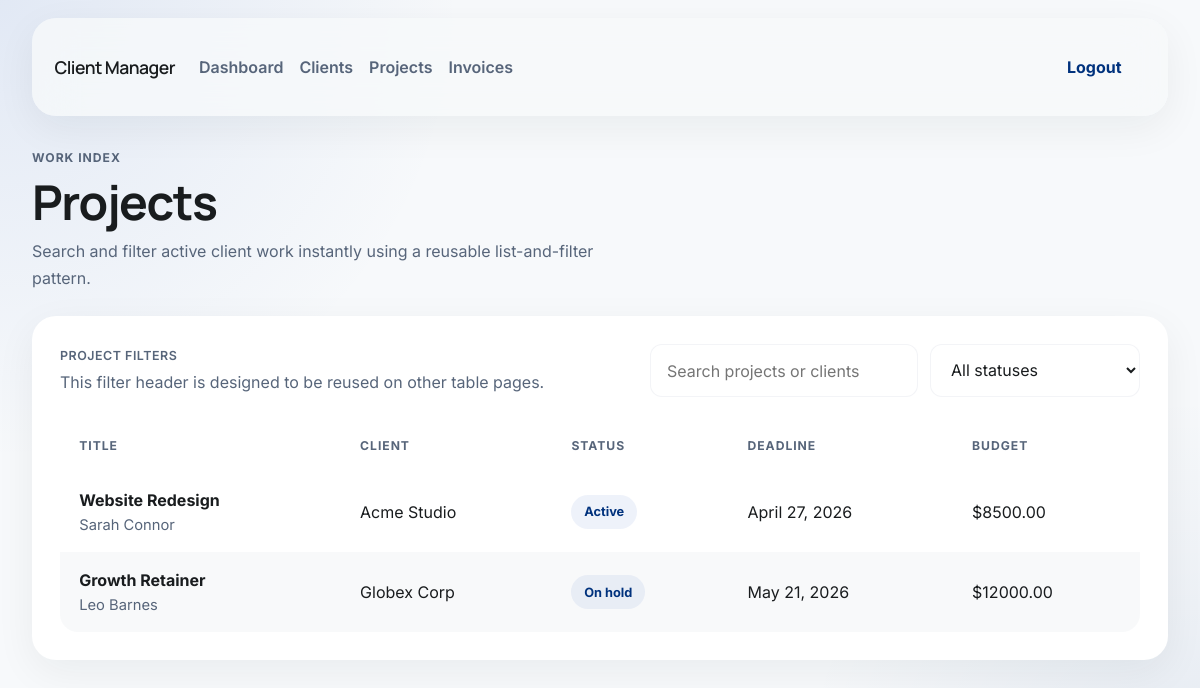
Page /projects/ (signed in) on the committed database.
### core/models.py (models this page shows, shortened)
class Project(models.Model):
    class Status(models.TextChoices):
        PLANNING = "planning", "Planning"
        ACTIVE = "active", "Active"
        ON_HOLD = "on_hold", "On hold"
        COMPLETED = "completed", "Completed"
    client = models.ForeignKey(Client, on_delete=models.CASCADE, related_name="projects")
    title = models.CharField(max_length=255)
    status = models.CharField(max_length=20, choices=Status.choices, default=Status.PLANNING)
    deadline = models.DateField()
    budget = models.DecimalField(max_digits=10, decimal_places=2, default=Decimal("0.00"))
    created_at = models.DateTimeField(auto_now_add=True)
    class Meta:
        ordering = ["deadline", "title"]

class Client(models.Model):
    name = models.CharField(max_length=255)
    email = models.EmailField(unique=True)
    company = models.CharField(max_length=255)
    phone = models.CharField(max_length=50)
    created_at = models.DateTimeField(auto_now_add=True)
    class Meta:
        ordering = ["name"]

### core/views.py (the view)
# urls.py: path("projects/", views.ProjectListView.as_view(), name="project_list"),
class ProjectListView(LoginRequiredMixin, ListView):
    model = Project
    template_name = "core/project_list.html"
    context_object_name = "projects"
    queryset = Project.objects.select_related("client")

### templates/core/project_list.html (shortened to what this page needs)
{% extends "base.html" %}
{% block content %}
<section class="page-header">
    <div class="page-heading">
        <span class="page-eyebrow">Work Index</span>
        <h1 class="page-title">Projects</h1>
        <p class="page-subtitle">Search and filter active client work instantly using a reusable list-and-filter pattern.</p>
    </div>
</section>
<section class="app-card">
    <div class="filters-row">
        <div>
            <p class="meta-label mb-1">Project Filters</p>
            <p class="muted-copy">This filter header is designed to be reused on other table pages.</p>
        </div>
        <div class="filter-controls">
            <input id="projectSearch" type="search" class="app-input" placeholder="Search projects or clients">
            <select id="projectStatusFilter" class="app-select">
                <option value="">All statuses</option>
            </select>
        </div>
    </div>
    <div class="table-shell">
        <div class="table-responsive">
            <table class="app-table" id="projectTable">
                <thead>
                    <tr>
                        <th>Title</th>
                        <th>Client</th>
                        <th>Status</th>
                        <th>Deadline</th>
                        <th>Budget</th>
                    </tr>
                </thead>
                <tbody>
                    {% for project in projects %}
                        <tr data-status="{{ project.status }}">
                            <td>
                                <span class="item-title">{{ project.title }}</span>
                                <span class="item-subtitle">{{ project.client.name }}</span>
                            </td>
                            <td>{{ project.client.company }}</td>
                            <td><span class="status-badge">{{ project.get_status_display }}</span></td>
                            <td class="text-numeric">{{ project.deadline }}</td>
                            <td class="text-numeric">${{ project.budget }}</td>
                        </tr>
                    {% empty %}
                        <tr>
                            <td colspan="5" class="text-center text-soft py-4">No projects yet.</td>
                        </tr>
                    {% endfor %}
                </tbody>
            </table>
        </div>
    </div>
</section>
{% endblock %}

### static/css/styles.css (style rules this page uses)
:root { --primary: #00327d; --primary-container: #0047ab; --primary-fixed: #dae2ff; --surface: #f7f9fb; --surface-low: #f2f4f6; --surface-lowest: #ffffff; --surface-bright: #f7f9fb; --surface-tint: #2559bd; --on-surface: #191c1e; --on-secondary-container: #57657a; --outline: #737784; --outline-variant: rgba(195, 198, 213, 0.2); --tertiary: #651f00; --success-soft: #eaf6ef; --warning-soft: #fff4e8; --danger-soft: #fbeceb; --shadow-ambient: 0 12px 40px rgba(25, 28, 30, 0.06); --shadow-soft: 0 18px 50px rgba(25, 28, 30, 0.08); --glass-surface: rgba(247, 249, 251, 0.8); --safe-zone: 32px; --radius-xl: 1.5rem; --radius-lg: 1.125rem; --radius-md: 0.75rem; --radius-sm: 0.5rem; }
html, body { min-height: 100%; }
body { background: radial-gradient(circle at top left, rgba(37, 89, 189, 0.1), transparent 32%), radial-gradient(circle at bottom right, rgba(0, 50, 125, 0.08), transparent 28%), linear-gradient(180deg, var(--surface-bright) 0%, var(--surface) 100%); color: var(--on-surface); font-family: "Inter", sans-serif; }
h1, h2, h3, h4, h5, h6, .navbar-brand, .page-title, .hero-title { color: var(--on-surface); font-family: "Manrope", sans-serif; font-weight: 700; letter-spacing: -0.03em; }
.page-header { align-items: end; display: flex; justify-content: space-between; gap: 24px; margin-bottom: 24px; }
.page-heading { max-width: 720px; }
.page-eyebrow { color: var(--on-secondary-container); display: inline-block; font-family: "Inter", sans-serif; font-size: 0.76rem; font-weight: 700; letter-spacing: 0.08em; margin-bottom: 0.75rem; text-transform: uppercase; }
.page-title { font-size: clamp(2rem, 4vw, 3.4rem); line-height: 0.96; margin: 0 0 0.8rem; }
.page-subtitle { color: var(--on-secondary-container); font-size: 1rem; line-height: 1.7; margin: 0; max-width: 56ch; }
.stat-label, .meta-label, .detail-label { color: var(--on-secondary-container); font-size: 0.78rem; font-weight: 600; letter-spacing: 0.04em; margin-bottom: 0.55rem; text-transform: uppercase; }
.stat-note, .muted-copy, .meta-copy { color: var(--on-secondary-container); margin: 0; }
.app-card { background: var(--surface-lowest); border: 0; border-radius: var(--radius-xl); box-shadow: var(--shadow-ambient); padding: 1.75rem; }
.filters-row { align-items: center; display: flex; flex-wrap: wrap; gap: 0.9rem; justify-content: space-between; margin-bottom: 1.5rem; }
.filter-controls { display: flex; flex: 1 1 340px; flex-wrap: wrap; gap: 0.75rem; justify-content: flex-end; }
.app-input, .app-select, .app-auth-card input, .app-auth-card select, .app-auth-card textarea { background: var(--surface-lowest); border: 1px solid var(--outline-variant); border-radius: var(--radius-md); box-shadow: none; color: var(--on-surface); min-height: 50px; padding: 0.85rem 1rem; transition: border-color 0.2s ease, box-shadow 0.2s ease, background-color 0.2s ease; }
.app-select { min-width: 210px; }
.status-badge { align-items: center; background: rgba(37, 89, 189, 0.08); border-radius: 999px; color: var(--primary); display: inline-flex; font-size: 0.8rem; font-weight: 700; padding: 0.45rem 0.8rem; }
.table-shell { background: var(--surface-lowest); border-radius: var(--radius-lg); overflow: hidden; }
.app-table { margin: 0; width: 100%; }
.app-table thead th { border: 0; color: var(--on-secondary-container); font-size: 0.76rem; font-weight: 700; letter-spacing: 0.08em; padding: 1rem 1.2rem; text-transform: uppercase; }
.app-table tbody tr { transition: background-color 0.18s ease, transform 0.18s ease; }
.app-table tbody tr:nth-child(even) { background: rgba(242, 244, 246, 0.55); }
.app-table td { border: 0; color: var(--on-surface); padding: 1rem 1.2rem; vertical-align: middle; }
.item-title { color: var(--on-surface); display: block; font-weight: 700; text-decoration: none; }
.item-subtitle { color: var(--on-secondary-container); display: block; font-size: 0.92rem; margin-top: 0.15rem; }
.text-numeric { font-family: "Inter", sans-serif; }

### rows in the picture
Project: title "Website Redesign", client.name "Sarah Connor", client.company "Acme Studio", status "Active", deadline "April 27, 2026", budget "8500.00"
Project: title "Growth Retainer", client.name "Leo Barnes", client.company "Globex Corp", status "On hold", deadline "May 21, 2026", budget "12000.00"
